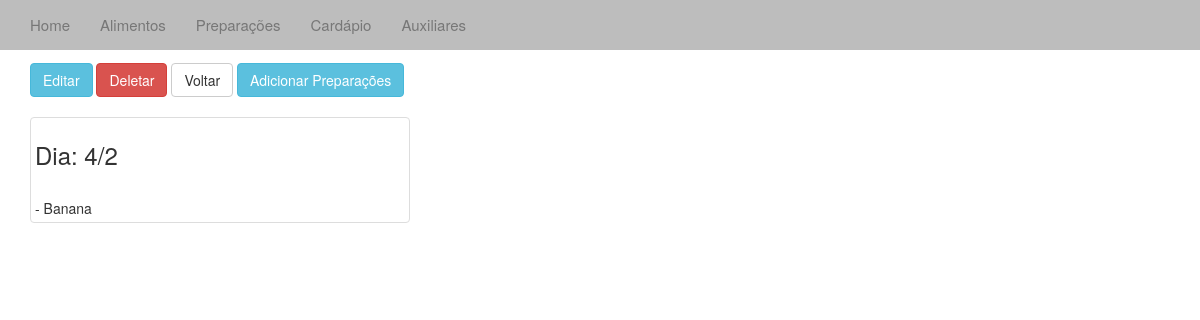
Screenshot of /vercardapio/2/ with the database file from the repository.
### cardapio/models.py (models this page shows, shortened)
class Dia_Cardapio(models.Model):
	dia = models.IntegerField(max_length=2)
	mes = models.IntegerField(max_length=2)
	ano = models.IntegerField(max_length=2)

class Cardapio_Prep(models.Model):
	dia = models.ForeignKey(Dia_Cardapio)
	prep = models.ForeignKey(Prepara)
	r1 = models.IntegerField(max_length=1)
	r2 = models.IntegerField(max_length=1)
	r3_1 = models.IntegerField(max_length=1)
	r3_2 = models.IntegerField(max_length=1)
	r4 = models.IntegerField(max_length=1)
	r5 = models.IntegerField(max_length=1)
	r6 = models.IntegerField(max_length=1)
	r7 = models.IntegerField(max_length=1)
	r8 = models.IntegerField(max_length=1)
	r9 = models.IntegerField(max_length=1)
	r10 = models.IntegerField(max_length=1)

class Prepara(models.Model):
	desc = models.CharField(max_length=40)
	inNatura = models.IntegerField(max_length=1)
	enxofre = models.IntegerField(max_length=1)
	cor = models.CharField(max_length=10)
	tipoPrep = models.CharField(max_length=40)
	coccao = models.CharField(max_length=40)

### cardapio/views.py (the view)
# urls.py: url(r'vercardapio/(?P<id_dia_cardapio>\d+)/$', 'cardapio.views.vercardapio', name='vercardapio'),
def vercardapio(request,id_dia_cardapio):
	card = Cardapio_Prep.objects.all()
	c = get_object_or_404(Dia_Cardapio, pk=id_dia_cardapio)
	p_card = []
	for p in card:
		if p.dia.dia == c.dia and p.dia.mes == c.mes and p.dia.ano == c.ano:
			p_card.append(p)
	context = {'p_card':p_card,'c':c}
	return render(request,"vercardapio.html",context)

### templates/vercardapio.html (shortened to what this page needs)
{% extends "base.html" %}
{% block body%}
<div class="container-fluid">
	<div class="container">
			<h2>Alimento</h2>
			<a href="/editcardapio/{{ c.id }}"><button type="button" class="btn btn-info">Editar</button></a>
			<a href="/deletecardapio/{{ c.id }}"><button type="button" class="btn btn-danger">Deletar</button></a>
			<a href="/cardapios/"><button type="button" class="btn btn-default">Voltar</button></a>
			<a href="/prep_cardapio/{{ c.id }}"><button type="button" class="btn btn-info">Adicionar Preparações</button></a>
			<br /><br />
			<div class="thumbnail col-sm-4">
				<h3>Dia: {{ c.dia }}/{{ c.mes }}</h3>
				{% if p_card %}
					{% for p in p_card %}
						<br />- {{ p.prep.desc }}
					{% endfor %}
				{% endif %}
			</div>
</div>
{% endblock %}

### rows the page displays
Dia_Cardapio: dia "4", mes "2"
Cardapio_Prep: prep.desc "Banana"
